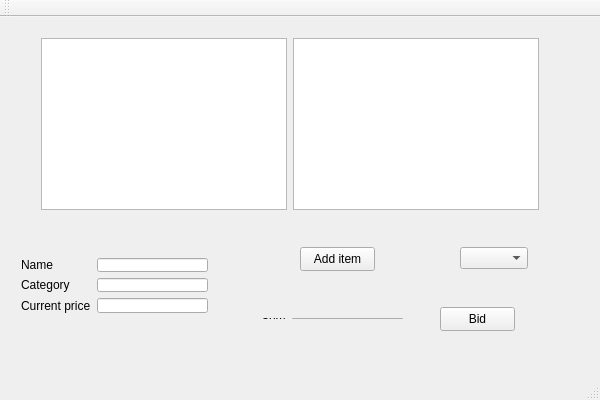
<?xml version="1.0" encoding="UTF-8"?>
<ui version="4.0">
 <class>UserWindowClass</class>
 <widget class="QMainWindow" name="UserWindowClass">
  <property name="geometry">
   <rect>
    <x>0</x>
    <y>0</y>
    <width>600</width>
    <height>400</height>
   </rect>
  </property>
  <property name="windowTitle">
   <string>UserWindow</string>
  </property>
  <widget class="QWidget" name="centralWidget">
   <widget class="QPushButton" name="addButton">
    <property name="geometry">
     <rect>
      <x>300</x>
      <y>230</y>
      <width>75</width>
      <height>24</height>
     </rect>
    </property>
    <property name="text">
     <string>Add item</string>
    </property>
   </widget>
   <widget class="QComboBox" name="categoriesBox">
    <property name="geometry">
     <rect>
      <x>460</x>
      <y>230</y>
      <width>68</width>
      <height>22</height>
     </rect>
    </property>
   </widget>
   <widget class="QPushButton" name="bidButton">
    <property name="geometry">
     <rect>
      <x>440</x>
      <y>290</y>
      <width>75</width>
      <height>24</height>
     </rect>
    </property>
    <property name="text">
     <string>Bid</string>
    </property>
   </widget>
   <widget class="QWidget" name="">
    <property name="geometry">
     <rect>
      <x>30</x>
      <y>10</y>
      <width>520</width>
      <height>194</height>
     </rect>
    </property>
    <layout class="QHBoxLayout" name="horizontalLayout">
     <item>
      <widget class="QListWidget" name="itemsList"/>
     </item>
     <item>
      <widget class="QListWidget" name="offersList"/>
     </item>
    </layout>
   </widget>
   <widget class="QWidget" name="">
    <property name="geometry">
     <rect>
      <x>10</x>
      <y>230</y>
      <width>209</width>
      <height>77</height>
     </rect>
    </property>
    <layout class="QFormLayout" name="formLayout">
     <item row="0" column="0">
      <widget class="QLabel" name="label">
       <property name="text">
        <string>Name</string>
       </property>
      </widget>
     </item>
     <item row="0" column="1">
      <widget class="QLineEdit" name="nameEdit"/>
     </item>
     <item row="1" column="0">
      <widget class="QLabel" name="label_2">
       <property name="text">
        <string>Category</string>
       </property>
      </widget>
     </item>
     <item row="1" column="1">
      <widget class="QLineEdit" name="categoryEdit"/>
     </item>
     <item row="2" column="0">
      <widget class="QLabel" name="label_3">
       <property name="text">
        <string>Current price</string>
       </property>
      </widget>
     </item>
     <item row="2" column="1">
      <widget class="QLineEdit" name="priceEdit"/>
     </item>
    </layout>
   </widget>
   <widget class="QWidget" name="">
    <property name="geometry">
     <rect>
      <x>250</x>
      <y>290</y>
      <width>164</width>
      <height>23</height>
     </rect>
    </property>
    <layout class="QFormLayout" name="formLayout_2">
     <item row="0" column="0">
      <widget class="QLabel" name="label_4">
       <property name="text">
        <string>Sum</string>
       </property>
      </widget>
     </item>
     <item row="0" column="1">
      <widget class="QLineEdit" name="bidEdit"/>
     </item>
    </layout>
   </widget>
  </widget>
  <widget class="QMenuBar" name="menuBar">
   <property name="geometry">
    <rect>
     <x>0</x>
     <y>0</y>
     <width>600</width>
     <height>22</height>
    </rect>
   </property>
  </widget>
  <widget class="QToolBar" name="mainToolBar">
   <attribute name="toolBarArea">
    <enum>TopToolBarArea</enum>
   </attribute>
   <attribute name="toolBarBreak">
    <bool>false</bool>
   </attribute>
  </widget>
  <widget class="QStatusBar" name="statusBar"/>
 </widget>
 <layoutdefault spacing="6" margin="11"/>
 <resources>
  <include location="UserWindow.qrc"/>
 </resources>
 <connections/>
</ui>
